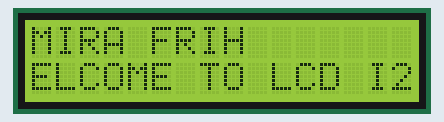
A sketch run on a simulated Arduino Uno, built with avr-gcc and run on an emulated ATmega328P. Shown: 16×2 character LCD.

Above: at 0.14 s.
At 104.0 s:
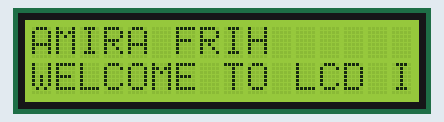

The sketch:

LCD_I2c.ino
```cpp
#include<LiquidCrystal_I2C.h>
LiquidCrystal_I2C lcd(0x27,16,2);

void setup() {
lcd.init(); //initialisation
lcd.backlight(); // s'alume led


}

void loop() {
  lcd.setCursor(0,0);  // coloune ligne
  lcd.print("AMIRA FRIH");
  lcd.setCursor(0,1);
  lcd.print("WELCOME TO LCD I2C ");
 lcd.backlight();
 //delay(1000);
 //lcd.noBacklight(); fermer led
 // delay(1000);

 lcd.scrollDisplayLeft();
 delay(100);
 lcd.scrollDisplayRight();
 delay(100);
}
```
